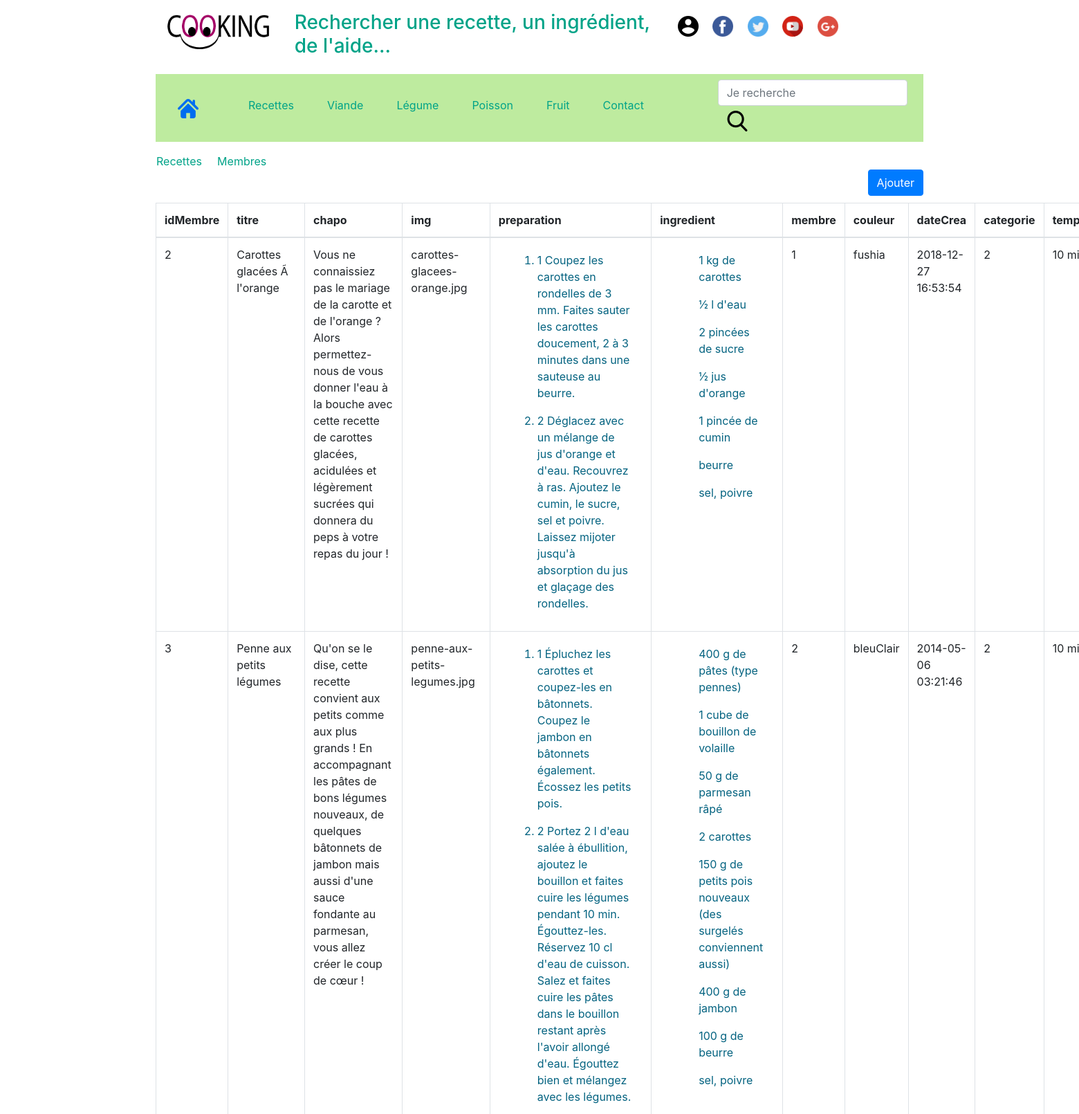
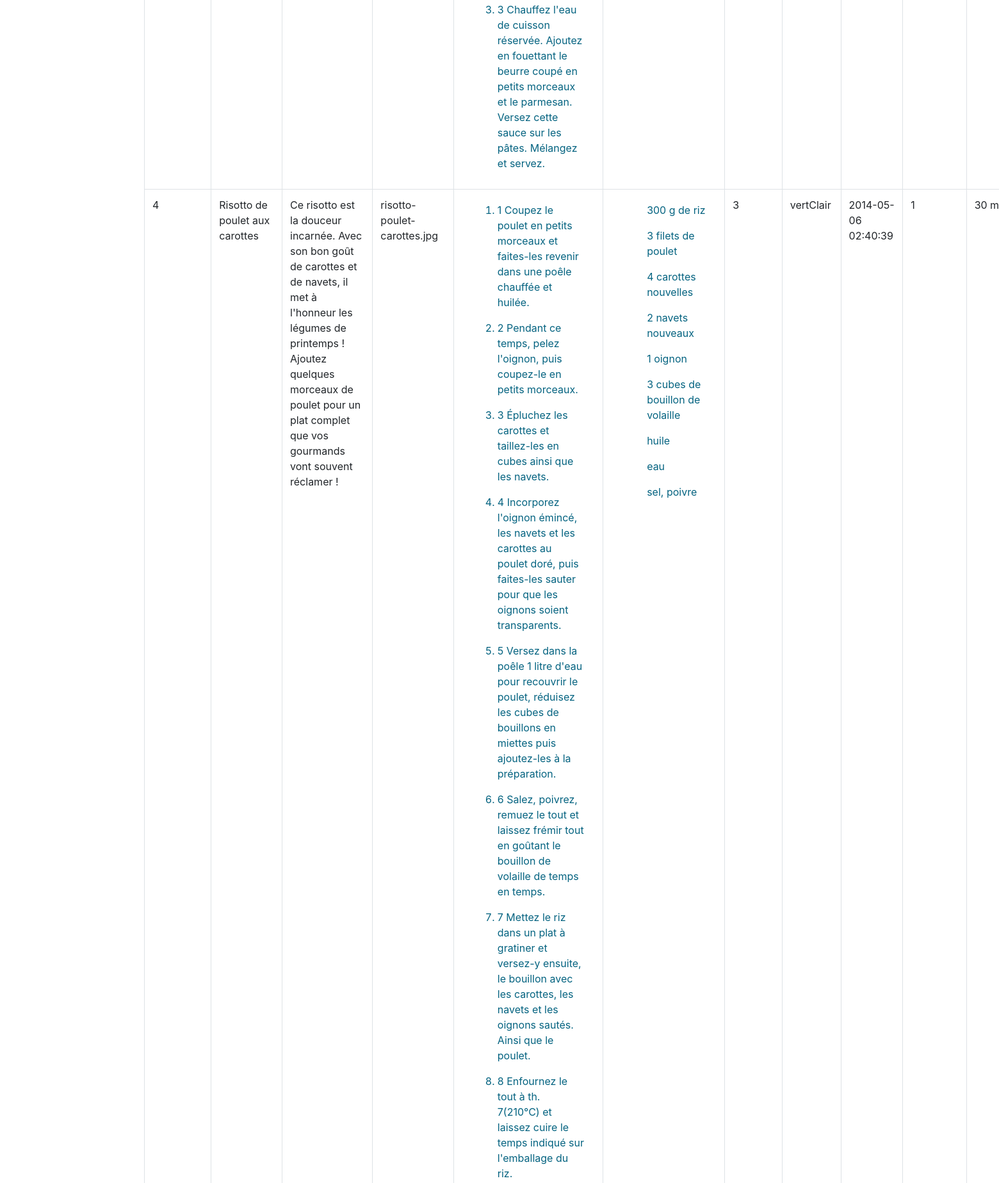
The app's page /admin.php (upper part) with its own data (2 pictures, top to bottom).
### tables this page shows
CREATE TABLE IF NOT EXISTS `recettes` (
  `idRecette` int(11) NOT NULL AUTO_INCREMENT,
  `titre` varchar(250) DEFAULT NULL,
  `chapo` text,
  `img` varchar(50) DEFAULT NULL,
  `preparation` text,
  `ingredient` text,
  `membre` int(11) DEFAULT NULL,
  `couleur` varchar(30) DEFAULT NULL,
  `dateCrea` timestamp NOT NULL DEFAULT CURRENT_TIMESTAMP ON UPDATE CURRENT_TIMESTAMP,
  `categorie` int(11) DEFAULT NULL,
  `tempsCuisson` varchar(50) DEFAULT NULL,
  `tempsPreparation` varchar(50) DEFAULT NULL,
  `difficulte` varchar(50) DEFAULT NULL,
  `prix` varchar(50) DEFAULT NULL,
  PRIMARY KEY (`idRecette`)
);

### admin.php (the view, shortened to what this page needs)
<?php
include 'header.php';
include 'auth.php';
?>
<div class="container">
<div class="row">
    <a href="admin.php" style="margin-right: 2%;">Recettes</a><br>
    <a href="admin_membres.php" style="margin-right: 2%;">Membres</a>
</div>
      <div style="float: right;"><button type="button" class="btn btn-primary" data-toggle="modal" data-target="#md_save">Ajouter</button></div><br><br>
      <table class="table table-bordered">
        <thead>
            <tr>
                <th scope="col">idMembre</th>
                <th scope="col">titre</th>
                <th scope="col">chapo</th>
                <th scope="col">img</th>
                <th scope="col">preparation</th>
                <th scope="col">ingredient</th>
                <th scope="col">membre</th>
                <th scope="col">couleur</th>
                <th scope="col">dateCrea</th>
                <th scope="col">categorie</th>
                <th scope="col">tempsCuisson</th>
            </tr>
        </thead>
        <tbody>
            <?php
                $result = $pdo->query("SELECT * FROM recettes");
                while($demande = $result->fetch(PDO::FETCH_ASSOC))
                {
                    ?>
                        <tr>
                            <td><?php echo $demande["idRecette"] ?></td>
                            <td><?php echo $demande["titre"] ?></td>
                            <td><?php echo $demande["chapo"] ?></td>
                            <td><?php echo $demande["img"] ?></td>
                            <td><?php echo $demande["preparation"] ?></td>
                            <td><?php echo $demande["ingredient"] ?></td>
                            <td><?php echo $demande["membre"] ?></td>
                            <td><?php echo $demande["couleur"] ?></td>
                            <td><?php echo $demande["dateCrea"] ?></td>
                            <td><?php echo $demande["categorie"] ?></td>
                            <td><?php echo $demande["tempsCuisson"] ?></td>
                        </tr>
                    <?php
                }
            ?>
        </tbody>
    </table>
    <?php
    include 'footer.php';
    ?>

### style.css (style rules this page uses)
.row, .rowrecette { padding-top: 1em; padding-left: 1em; padding-right: 1em; }
a { color: #00A388; text-decoration: none; }
h6, h2, h1, h3, ul { color: #00A388; }
p, li { margin : 0.5em 1em 1em 1em; text-decoration: none; color: #046380; }

### records on screen
recettes: idRecette "2", titre "Carottes glacées Ã l'orange", chapo "Vous ne connaissiez pas le mariage de la carotte et de l'orange ? Alors permettez-nous de vous donner l'eau à la bouche avec cette recette de carottes glacées, acidulées et légèrement sucrées qui donnera du peps à votre repas du jour !", img "carottes-glacees-orange.jpg", preparation "1 Coupez les carottes en rondelles de 3 mm. Faites sauter les carottes doucement, 2 à 3 minutes dans une sauteuse au beurre. 2 Déglacez avec un mélange de jus d'orange et d'eau. Recouvrez à ras. Ajoutez le cumin, le sucre, sel et poivre. Laissez mijoter jusqu'à absorption du jus et glaçage des rondelles.", ingredient "1 kg de carottes ½ l d'eau 2 pincées de sucre ½ jus d'orange 1 pincée de cumin beurre sel, poivre", membre "1", couleur "fushia", dateCrea "2018-12-27 16:53:54", categorie "2", tempsCuisson "10…"
recettes: idRecette "3", titre "Penne aux petits légumes", chapo "Qu'on se le dise, cette recette convient aux petits comme aux plus grands ! En accompagnant les pâtes de bons légumes nouveaux, de quelques bâtonnets de jambon mais aussi d'une sauce fondante au parmesan, vous allez créer le coup de cœur !", img "penne-aux-petits-legumes.jpg", preparation "1 Épluchez les carottes et coupez-les en bâtonnets. Coupez le jambon en bâtonnets également. Écossez les petits pois. 2 Portez 2 l d'eau salée à ébullition, ajoutez le bouillon et faites cuire les légumes pendant 10 min. Égouttez-les. Réservez 10 cl d'eau de cuisson. Salez et faites cuire les pâtes dans le bouillon restant après l'avoir allongé d'eau. Égouttez bien et mélangez avec les légumes. 3 Chauffez l'eau de cuisson réservée. Ajoutez en fouettant le beurre coupé en petits morceaux et le parmesan. Versez cette sauce sur les pâtes. Mélangez et servez.", ingredient "400 g de pâtes (type pennes) 1 cube de bouillon de volaille 50 g de parmesan râpé 2 carottes 150 g de petits pois nouveaux (des surgelés conviennent aussi) 400 g de jambon 100 g de beurre sel, poivre", membre "2", couleur "bleuClair", dateCrea "2014-05-06 03:21:46", categorie "2", tempsCuisson "10…"
recettes: idRecette "4", titre "Risotto de poulet aux carottes", chapo "Ce risotto est la douceur incarnée. Avec son bon goût de carottes et de navets, il met à l'honneur les légumes de printemps ! Ajoutez quelques morceaux de poulet pour un plat complet que vos gourmands vont souvent réclamer !", img "risotto-poulet-carottes.jpg", preparation "1 Coupez le poulet en petits morceaux et faites-les revenir dans une poêle chauffée et huilée. 2 Pendant ce temps, pelez l'oignon, puis coupez-le en petits morceaux. 3 Épluchez les carottes et taillez-les en cubes ainsi que les navets. 4 Incorporez l'oignon émincé, les navets et les carottes au poulet doré, puis faites-les sauter pour que les oignons soient transparents. 5 Versez dans la poêle 1 litre d'eau pour recouvrir le poulet, réduisez les cubes de bouillons en miettes puis ajoutez-les à la préparation. 6 Salez, poivrez, remuez le tout et laissez frémir tout en goûtant le bouillon de volaille de temps en temps. 7 Mettez le riz dans un plat à gratiner et versez-y ensuite, le bouillon…", ingredient "300 g de riz 3 filets de poulet 4 carottes nouvelles 2 navets nouveaux 1 oignon 3 cubes de bouillon de volaille huile eau sel, poivre", membre "3", couleur "vertClair", dateCrea "2014-05-06 02:40:39", categorie "1", tempsCuisson "30…"
